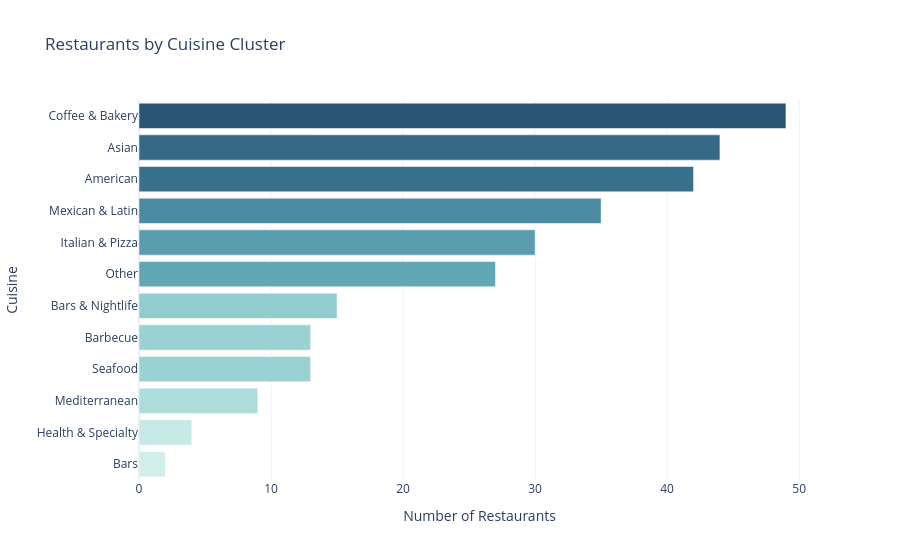

The code cell stored with this chart in its notebook:
### Markdown cell above
### 4.3 Top Cuisine Categories

The most common cuisine types in the dataset. Categories are extracted by splitting the comma-separated `categories` field, so one restaurant may appear in multiple bars.

### Code cell
make_category_bar(categories_long).show()

### Figure 1 — Plotly figure (JSON) as saved in the notebook; plotly's stock layout.template omitted (floating-point values rounded to 4 significant figures)
{"data": [{"hovertemplate": "Number of Restaurants=%{marker.color}<br>Cuisine=%{y}<extra></extra>", "legendgroup": "", "marker": {"color": [49, 44, 42, 35, 30, 27, 15, 13, 13, 9, 4, 2], "coloraxis": "coloraxis", "pattern": {"shape": ""}}, "name": "", "orientation": "h", "showlegend": false, "textposition": "auto", "type": "bar", "x": [49, 44, 42, 35, 30, 27, 15, 13, 13, 9, 4, 2], "xaxis": "x", "y": ["Coffee & Bakery", "Asian", "American", "Mexican & Latin", "Italian & Pizza", "Other", "Bars & Nightlife", "Barbecue", "Seafood", "Mediterranean", "Health & Specialty", "Bars"], "yaxis": "y"}], "layout": {"barmode": "relative", "coloraxis": {"colorbar": {"title": {"text": "Number of Restaurants"}}, "colorscale": [[0, "rgb(209, 238, 234)"], [0.1667, "rgb(168, 219, 217)"], [0.3333, "rgb(133, 196, 201)"], [0.5, "rgb(104, 171, 184)"], [0.6667, "rgb(79, 144, 166)"], [0.8333, "rgb(59, 115, 143)"], [1, "rgb(42, 86, 116)"]], "showscale": false}, "legend": {"tracegroupgap": 0}, "title": {"text": "Restaurants by Cuisine Cluster"}, "xaxis": {"anchor": "y", "domain": [0, 1], "title": {"text": "Number of Restaurants"}}, "yaxis": {"anchor": "x", "autorange": "reversed", "domain": [0, 1], "title": {"text": "Cuisine"}}}}
